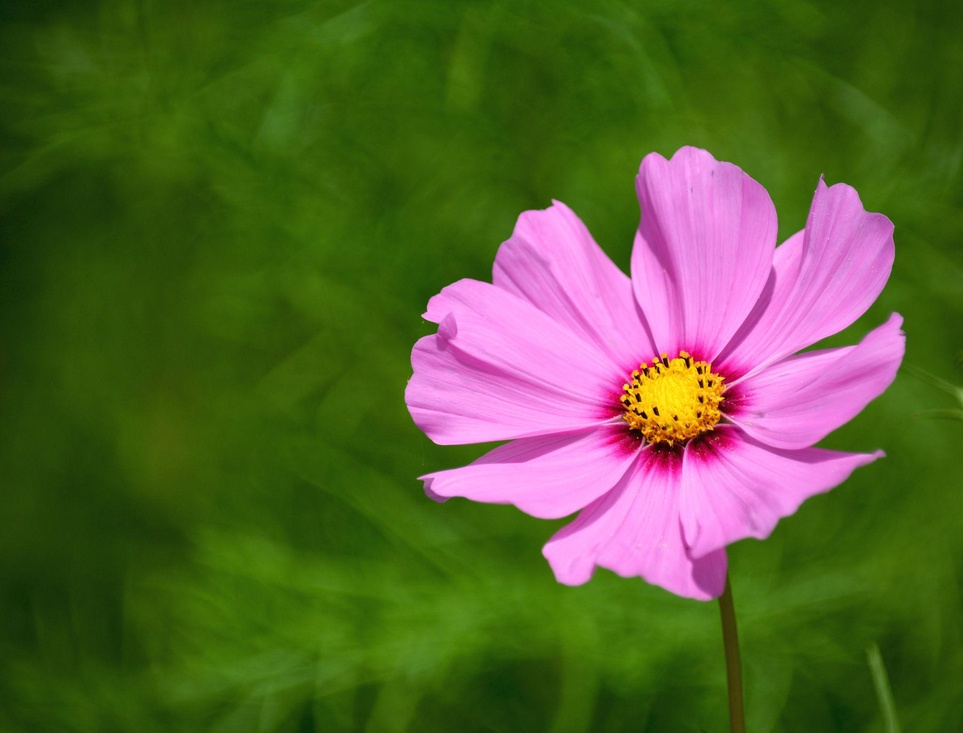
#> input picture exp1/flower.jpg, 963 x 733 px, shrunk from 2048 x 1558 before the run
$ python 'EXP 1.py'
#> lines starting #> are read from the running program, lines starting #| are printed output that depends on the picture
###Experiment 1: Read an Image and Convert It to Grayscale Using Python


import cv2
import matplotlib.pyplot as plt

# Step 1: Read the image
import os

folder = os.path.dirname(os.path.abspath(__file__))
image_path = os.path.join(folder, "flower.jpg")
img = cv2.imread(image_path)
#> img is the input picture: shape (733, 963, 3); mean B, G, R 49.1, 97.3, 88.3

# Step 2: Check whether the image is loaded
if img is None:
    print("Error: Image not found!")
else:
    # Step 3: Convert the image to grayscale
    gray_img = cv2.cvtColor(img, cv2.COLOR_BGR2GRAY)
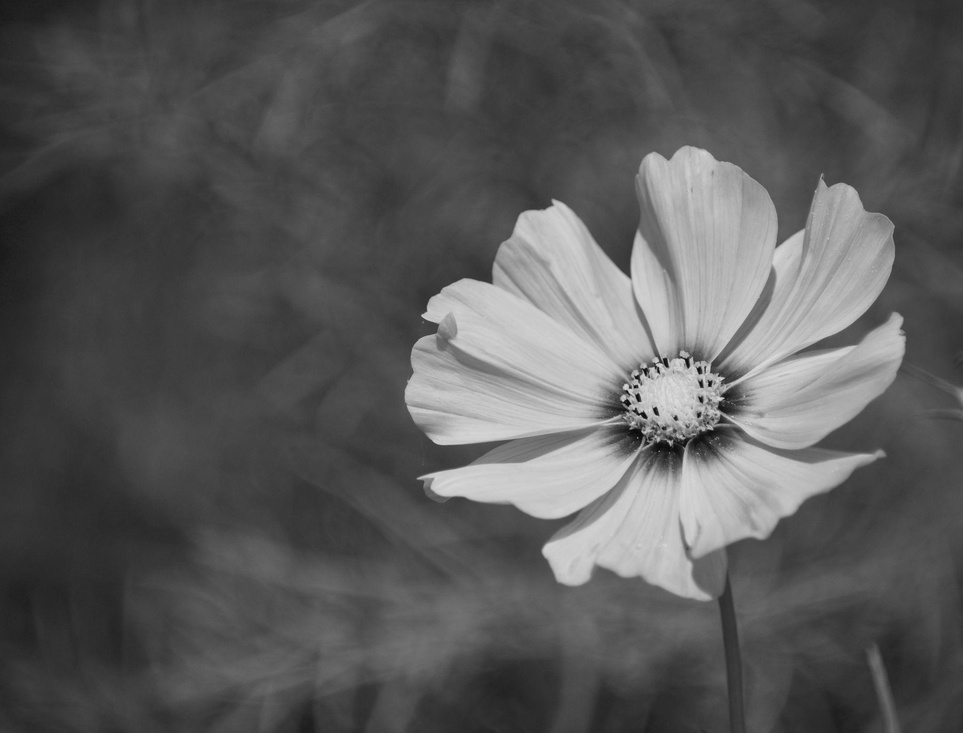
#> gray_img: shape (733, 963); min 9, max 222, mean 89.1

    # Step 4: Display the original and grayscale images
    plt.subplot(1, 2, 1)
    plt.imshow(cv2.cvtColor(img, cv2.COLOR_BGR2RGB))
    plt.title("Original Image")
    plt.axis("off")

    plt.subplot(1, 2, 2)
    plt.imshow(gray_img, cmap="gray")
    plt.title("Grayscale Image")
    plt.axis("off")

    plt.show()
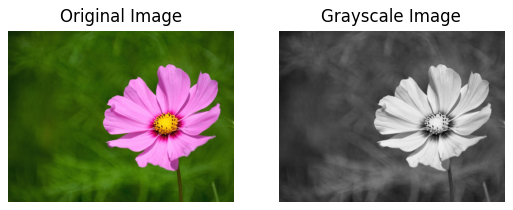
#> figure drawn by matplotlib, 2 panels

    # Step 5: Save the grayscale image
    cv2.imwrite("grayscale.jpg", gray_img)

    print("Image converted to grayscale successfully!")
